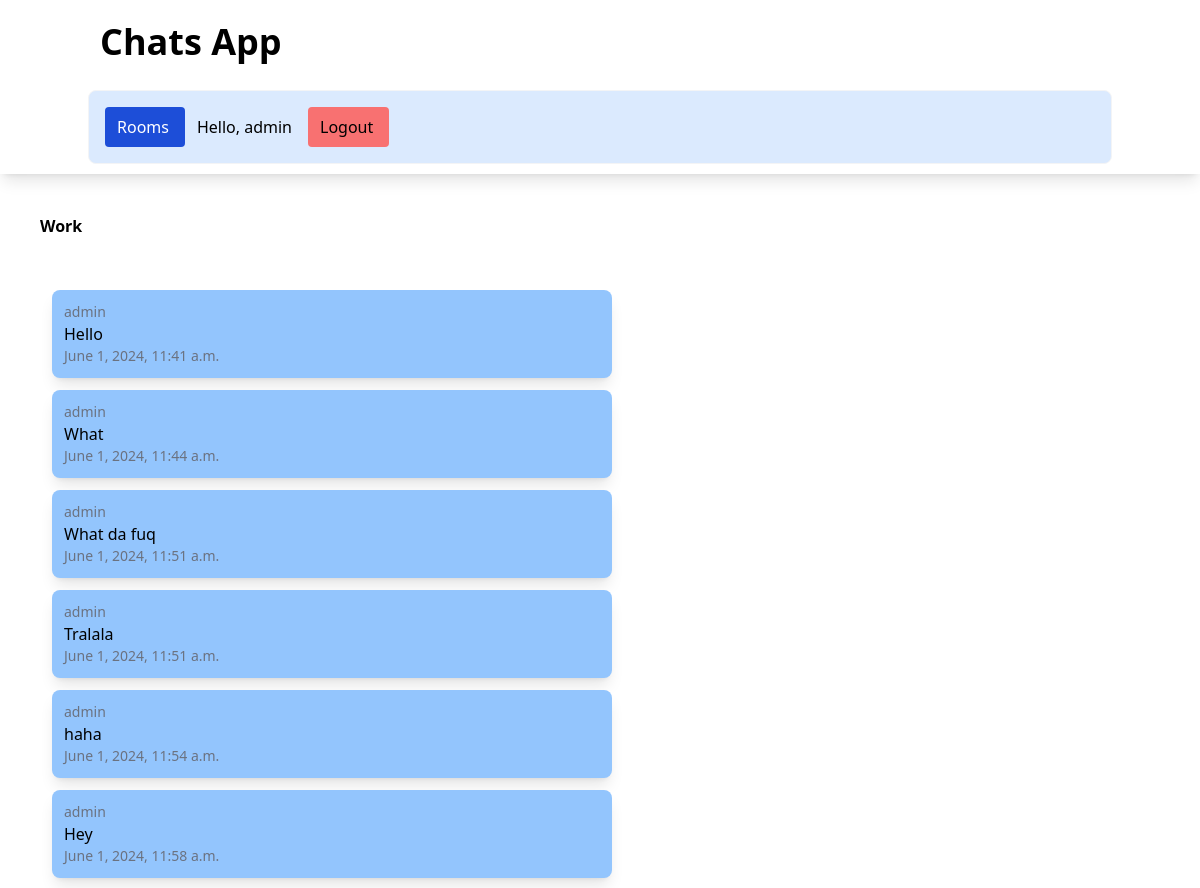
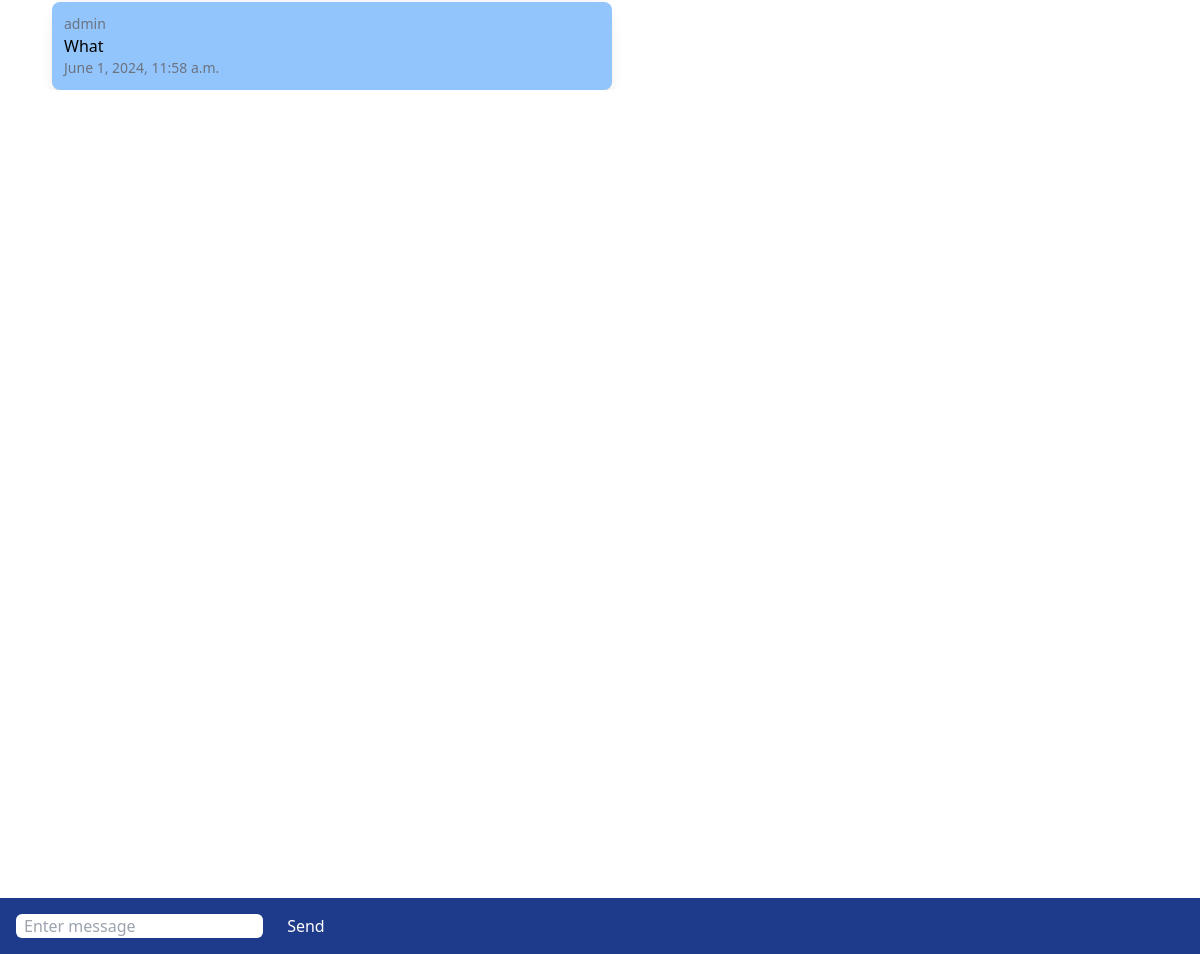
The page /rooms/work/ (signed in) on the database its author committed (2 pictures, top to bottom).
### chatapp/models.py (models this page shows, shortened)
class ChatRoom(models.Model):
    name = models.CharField(max_length=100)
    slug = models.SlugField(unique=True)

class ChatMessage(models.Model):
    user = models.ForeignKey(User, on_delete=models.CASCADE)
    room = models.ForeignKey(ChatRoom, on_delete=models.CASCADE)
    message_content = models.TextField()
    date = models.DateTimeField(auto_now=True)
    class Meta:
        ordering=('date',)

### chatapp/views.py (the view)
# urls.py: path('<slug:slug>/', views.chatroom, name="chatroom"),
def chatroom(request, slug):
    chatroom = ChatRoom.objects.get(slug=slug)
    messages = ChatMessage.objects.filter(room=chatroom)[0:30]
    context = {"chatroom" : chatroom, 'messages': messages}
    return render(request, 'chatapp/room.html',context=context)

### chatapp/templates/chatapp/room.html (shortened to what this page needs)
{% extends 'chatapp/base.html' %}
{% block body %}
<div class="m-10 font-bold">
{{ chatroom.name }}
</div>
<div class="message-container m-10 overflow-auto h-[700px]" id="message-container">
<div id="chat-messages">
    {% for message in messages %}
    <div class="message shadow-lg p-3 m-3 rounded-lg w-1/2 bg-blue-300">
        <div class="text-sm text-gray-500">
            {{ message.user.username }}
        </div>
            {{ message.message_content }}
        <div class="text-sm text-gray-500">
            {{ message.date}}
        </div>
    </div>
    {% endfor %}
</div>
</div>
<div class="form-container fixed inset-x-0 bottom-0 bg-blue-900 p-4">
<form method="post">
    <input class="rounded-md px-2" id="message-input" type="text" name="message" placeholder="Enter message">
    <button class="text-white ml-5" id="send-button" type="submit">Send</button>
</form>
</div>
{% endblock %}

### chatapp/templates/chatapp/base.html (shortened to what this page needs)
<!DOCTYPE html>
<html lang="en">
<head>
    <script src="https://cdn.tailwindcss.com"></script>
</head>
<body>
    <nav class="shadow-lg px-3 py-2.5">
        <div class="container flex flex-wrap justify-between mx-auto">
            <a class="flex items-center" href="">
                <span class="self-center text-4xl font-semibold">Chats App</span>
            </a>
            <div class="w-full block w-auto ">
                    <ul class="flex flex-row p-4 mt-4 border rounded-lg border-gray-100 bg-blue-100">
                        <li>
                            <a class="block py-2 pl-3 pr-4 rounded bg-blue-700 text-white hover:bg-blue-500" href='{% url "chatapp:index" %}'>Rooms</a>
                        </li>
                        {% if request.user.is_authenticated %}
                            <li>
                                <span class="block py-2 pl-3 pr-4 rounded"> Hello, {{request.user.username}} </span>
                            </li>
                            <li>
                                <a class="block py-2 pl-3 pr-4 rounded bg-red-400" href="{% url 'users:logout' %}">Logout</a>
                            </li>
                        {% endif %}
                    </ul>
            </div>
        </div>
    </nav>
    {% block body %}
    {% endblock %}
</body>
</html>

### rows shown on the page
ChatRoom: name "Work"
ChatMessage: user.username "admin", message_content "Hello", date "June 1, 2024, 11:41 a.m."
ChatMessage: user.username "admin", message_content "What", date "June 1, 2024, 11:44 a.m."
ChatMessage: user.username "admin", message_content "What da fuq", date "June 1, 2024, 11:51 a.m."
ChatMessage: user.username "admin", message_content "Tralala", date "June 1, 2024, 11:51 a.m."
ChatMessage: user.username "admin", message_content "haha", date "June 1, 2024, 11:54 a.m."
ChatMessage: user.username "admin", message_content "Hey", date "June 1, 2024, 11:58 a.m."
ChatMessage: user.username "admin", message_content "What", date "June 1, 2024, 11:58 a.m."

### other values the page prints
{{ request.user.username }} "admin"
